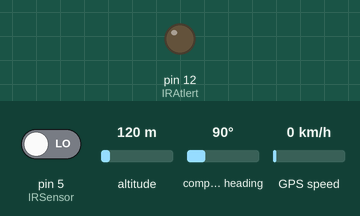
This sketch was run on a simulated Arduino Uno, built with avr-gcc and run on an emulated ATmega328P. Parts: output pins drawn as LEDs (lit = HIGH). The test bench sets the inputs (shaded band); at power-on: pin 5 (IRSensor) LOW, altitude 120 m, compass heading 90°, GPS speed 0 km/h. The GPS gets a fix after 3 s at 37.7749, -122.4194 with 8 satellites; what the sketch prints to the serial monitor is not drawn.

Above: at 0.1 s.
At 2.1 s:
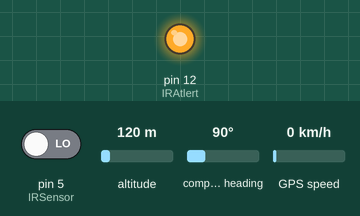
Timing chart, 0 to 3.6 s (numbered marks = the images above):
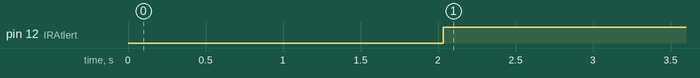

The sketch:

gps-ir.ino
```cpp
#include <TinyGPS.h>

#include <TinyGPS++.h>
#include <SoftwareSerial.h>
/*
   This sample sketch demonstrates the normal use of a TinyGPS++ (TinyGPSPlus) object.
   It requires the use of SoftwareSerial, and assumes that you have a
   4800-baud serial GPS device hooked up on pins 4(rx) and 3(tx).
*/
static const int RXPin = 2, TXPin = 3;
static const uint32_t GPSBaud = 9600;
const int IRSensor = 5;
const int IRAtlert = 12;

// The TinyGPS++ object
TinyGPSPlus gps;

// The serial connection to the GPS device
SoftwareSerial ss(RXPin, TXPin);

void setup()
{
  Serial.begin(115200);
  ss.begin(GPSBaud);
  pinMode(IRAtlert, OUTPUT); //digital pin 12
  //Pin 2 is connected to the output of proximity sensor
  pinMode(IRSensor,INPUT); //DIGITAL pin 5

  /*Serial.println(F("DeviceExample.ino"));
  Serial.println(F("A simple demonstration of TinyGPS++ with an attached GPS module"));
  Serial.print(F("Testing TinyGPS++ library v. ")); Serial.println(TinyGPSPlus::libraryVersion());
  Serial.println(F("by Mikal Hart"));
  Serial.println();*/
}

void loop()
{
  GPSMethod();
  delay(2000);
  IRMethod();
  // This sketch displays information every time a new sentence is correctly encoded.
  /*while (ss.available() > 0)
    if (gps.encode(ss.read()))
      displayInfo();

  if (millis() > 5000 && gps.charsProcessed() < 10)
  {
    Serial.println(F("No GPS detected: check wiring."));
    while(true);
  }*/
}

void GPSMethod()
{
   // This sketch displays information every time a new sentence is correctly encoded.
  while (ss.available() > 0)
    if (gps.encode(ss.read()))
      displayInfo();

  if (millis() > 5000 && gps.charsProcessed() < 10)
  {
    Serial.println(F("No GPS detected: check wiring."));
    while(true);
  }
}


void displayInfo()
{
  Serial.print(F("Location: "));
  if (gps.location.isValid())
  {
    Serial.print(gps.location.lat(), 6);
    Serial.print(F(","));
    Serial.print(gps.location.lng(), 6);
  }
  else
  {
    Serial.print(F("INVALID"));
  }

Serial.print(F("  Altitude: "));
  if (gps.altitude.isValid())
  {
    Serial.print(gps.altitude.feet(), 6);
    Serial.print(F(","));

  }
  else
  {
    Serial.print(F("INVALID"));
  }

  Serial.print(F("  Date/Time: "));
  if (gps.date.isValid())
  {
    Serial.print(gps.date.month());
    Serial.print(F("/"));
    Serial.print(gps.date.day());
    Serial.print(F("/"));
    Serial.print(gps.date.year());
  }
  else
  {
    Serial.print(F("INVALID"));
  }

  Serial.print(F(" "));
  if (gps.time.isValid())
  {
    if (gps.time.hour() < 10) Serial.print(F("0"));
    Serial.print(gps.time.hour());
    Serial.print(F(":"));
    if (gps.time.minute() < 10) Serial.print(F("0"));
    Serial.print(gps.time.minute());
    Serial.print(F(":"));
    if (gps.time.second() < 10) Serial.print(F("0"));
    Serial.print(gps.time.second());
    Serial.print(F("."));
    if (gps.time.centisecond() < 10) Serial.print(F("0"));
    Serial.print(gps.time.centisecond());
  }
  else
  {
    Serial.print(F("INVALID"));
  }

  Serial.println();
}
void IRMethod()
{
  if(digitalRead(IRSensor)==HIGH)      //Check the sensor output
  {
    digitalWrite(IRAtlert, LOW);   // set the LED on
  }
  else
  {
    digitalWrite(IRAtlert, HIGH);    // set the LED off
  }
  delay(1000);              // wait for a second
}
```

Measured:
- by itself, pin 12 (IRAtlert): LOW → HIGH at 2.0 s
